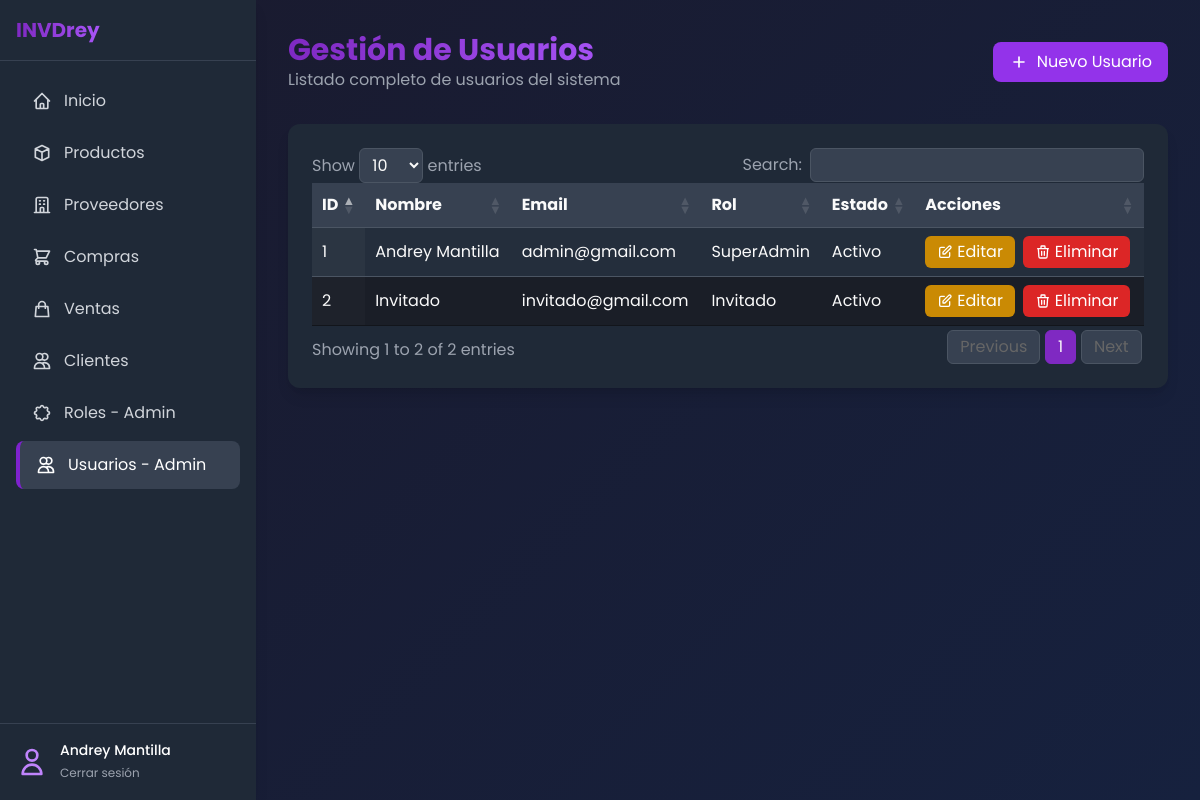
The page /Usuarios/usuarios_READ.php (signed in) on the database its author committed.
### tables this page shows
CREATE TABLE `usuarios` (
  `id` int(11) NOT NULL,
  `nombre` varchar(100) NOT NULL,
  `email` varchar(200) NOT NULL,
  `password` varchar(100) NOT NULL,
  `intentosLogin` int(11) NOT NULL DEFAULT 0,
  `id_rol` int(11) NOT NULL DEFAULT 6,
  `estado` tinyint(1) NOT NULL DEFAULT 1,
  `ultimo_intento` timestamp NULL DEFAULT NULL
);

CREATE TABLE `roles` (
  `id` int(11) NOT NULL,
  `nombre` varchar(110) NOT NULL,
  `descripcion` varchar(200) DEFAULT NULL,
  `estado` tinyint(4) NOT NULL DEFAULT 1
);

### Usuarios/usuarios_READ.php (the view, shortened to what this page needs)
<?php
include '../conexion.php';
$id_rol = $_SESSION['id_rol'];
if ($id_rol === 1){
    $sql = "SELECT usuarios.*, roles.nombre AS nombre_rol FROM usuarios
            JOIN roles ON usuarios.id_rol = roles.id
            WHERE usuarios.estado IN (1, 3)";
    $result = $conn->query($sql);
}
?>
<!DOCTYPE html>
<html lang="es" class="dark">
<head>
    <script src="https://cdn.tailwindcss.com"></script>
    <link rel="stylesheet" href="https://cdn.datatables.net/1.11.5/css/jquery.dataTables.min.css">
    <link rel="stylesheet" href="https://cdn.datatables.net/responsive/2.4.1/css/responsive.dataTables.min.css">
    <link rel="stylesheet" href="../styles/Styles.css">
    <link rel="stylesheet" href="../styles/Datatable.css">
    <link rel="stylesheet" href="../styles/Sidebar.css">
</head>
<body class="min-h-screen text-gray-100 bg-gray-900">
    <div class="flex h-screen">
        <div class="sidebar w-64 bg-gray-800 shadow-lg flex flex-col">
            <div class="p-4 border-b border-gray-700">
                <div class="flex items-center space-x-2">
                    <span class="text-xl font-bold gradient-text">INVDrey</span>
                </div>
            </div>
            <div class="flex-1 overflow-y-auto py-4">
                <nav class="space-y-1 px-4">
                    <a href="../inicio.php" class="sidebar-link flex items-center px-4 py-3 text-gray-300 hover:text-white hover:bg-gray-700 rounded-lg">
                        Inicio
                    </a>
                    <a href="../productos/productos_READ.php" class="sidebar-link flex items-center px-4 py-3 text-gray-300 hover:text-white hover:bg-gray-700 rounded-lg">
                        <svg xmlns="http://www.w3.org/2000/svg" class="h-5 w-5 mr-3" fill="none" viewBox="0 0 24 24" stroke="currentColor">
                            <path stroke-linecap="round" stroke-linejoin="round" stroke-width="2" d="M20 7l-8-4-8 4m16 0l-8 4m8-4v10l-8 4m0-10L4 7m8 4v10M4 7v10l8 4" />
                        </svg>
                        Productos
                    </a>
                    <a href="../proveedores/proveedores_READ.php" class="sidebar-link flex items-center px-4 py-3 text-gray-300 hover:text-white hover:bg-gray-700 rounded-lg">
                        Proveedores
                    </a>
                    <a href="../Compras/compras_READ.php" class="sidebar-link flex items-center px-4 py-3 text-gray-300 hover:text-white hover:bg-gray-700 rounded-lg">
                        Compras
                    </a>
                    <a href="../ventas/ventas_READ.php" class="sidebar-link flex items-center px-4 py-3 text-gray-300 hover:text-white hover:bg-gray-700 rounded-lg">
                        <svg xmlns="http://www.w3.org/2000/svg" class="h-5 w-5 mr-3" fill="none" viewBox="0 0 24 24" stroke="currentColor">
                            <path stroke-linecap="round" stroke-linejoin="round" stroke-width="2" d="M16 11V7a4 4 0 00-8 0v4M5 9h14l1 12H4L5 9z" />
                        </svg>
                        Ventas
                    </a>
                    <a href="../clientes/clientes_READ.php" class="sidebar-link flex items-center px-4 py-3 text-gray-300 hover:text-white hover:bg-gray-700 rounded-lg">
                        <svg xmlns="http://www.w3.org/2000/svg" class="h-5 w-5 mr-3" fill="none" viewBox="0 0 24 24" stroke="currentColor">
                            <path stroke-linecap="round" stroke-linejoin="round" stroke-width="2" d="M12 4.354a4 4 0 110 5.292M15 21H3v-1a6 6 0 0112 0v1zm0 0h6v-1a6 6 0 00-9-5.197M13 7a4 4 0 11-8 0 4 4 0 018 0z" />
                        </svg>
                        Clientes
                    </a>
                                        <?php if ($id_rol == 1 || $id_rol == 2): ?>
                        <a href="../roles/roles_READ.php" class="sidebar-link flex items-center px-4 py-3 text-gray-300 hover:text-white hover:bg-gray-700 rounded-lg">
                        Roles - Admin
                    </a>
                    <?php endif; ?>
                     <?php if ($id_rol == 1 || $id_rol == 2): ?>
                        <a href="../Usuarios/usuarios_READ.php" class="sidebar-link flex items-center px-4 py-3 text-white bg-gray-700 rounded-lg active-link">
                        <svg xmlns="http://www.w3.org/2000/svg" class="h-5 w-5 mr-3" fill="none" viewBox="0 0 24 24" stroke="currentColor">
                            <path stroke-linecap="round" stroke-linejoin="round" stroke-width="2" d="M12 4.354a4 4 0 110 5.292M15 21H3v-1a6 6 0 0112 0v1zm0 0h6v-1a6 6 0 00-9-5.197M13 7a4 4 0 11-8 0 4 4 0 018 0z" />
                        </svg>
                        Usuarios - Admin
                    </a>
                    <?php endif; ?>
                </nav>
            </div>
            <div class="p-4 border-t border-gray-700">
                <div class="flex items-center space-x-3">
                    <div class="flex-shrink-0">
                        <svg xmlns="http://www.w3.org/2000/svg" class="h-8 w-8 text-purple-400" fill="none" viewBox="0 0 24 24" stroke="currentColor">
                            <path stroke-linecap="round" stroke-linejoin="round" stroke-width="2" d="M16 7a4 4 0 11-8 0 4 4 0 018 0zM12 14a7 7 0 00-7 7h14a7 7 0 00-7-7z" />
                        </svg>
                    </div>
                    <div>
                        <p class="text-sm font-medium text-white"><?php echo $_SESSION['usuario']; ?></p>
                        <a href="../logout.php" class="text-xs text-gray-400 hover:text-purple-400">Cerrar sesión</a>
                    </div>
                </div>
            </div>
        </div>
                    <div class="flex-1 overflow-y-auto">
                        <div class="max-w-7xl mx-auto px-4 sm:px-6 lg:px-8 py-8">
                                <div class="flex flex-col sm:flex-row justify-between items-start sm:items-center mb-8 gap-4">
                            <div>
                                <h1 class="text-2xl sm:text-3xl font-bold gradient-text">Gestión de Usuarios</h1>
                                <p class="text-gray-400">Listado completo de usuarios del sistema</p>
                            </div>
                            <?php if ($id_rol == 1 || $id_rol == 2): ?>
                            <a href="usuarios_CREATE.php" class="btn-action flex items-center px-4 py-2 bg-purple-600 text-white rounded-lg hover:bg-purple-700 w-full sm:w-auto justify-center">
                                <svg xmlns="http://www.w3.org/2000/svg" class="h-5 w-5 sm:mr-2" fill="none" viewBox="0 0 24 24" stroke="currentColor">
                                    <path stroke-linecap="round" stroke-linejoin="round" stroke-width="2" d="M12 6v6m0 0v6m0-6h6m-6 0H6" />
                                </svg>
                                <span class="hidden sm:inline">Nuevo Usuario</span>
                            </a>
                            <?php endif; ?>
                        </div>
                        <div class="bg-gray-800 rounded-xl shadow-lg overflow-hidden">
                            <div class="p-4 sm:p-6">
                                <table id="usuariosTable" class="w-full display responsive nowrap" style="width:100%">
                                    <thead class="bg-gray-700">
                                        <tr>
                                            <th>ID</th>
                                            <th>Nombre</th>
                                            <th>Email</th>
                                            <th>Rol</th>
                                            <th>Estado</th>
                                            <?php if ($id_rol == 1 || $id_rol == 2): ?>
                                            <th data-priority="1">Acciones</th>
                                            <?php endif; ?>
                                        </tr>
                                    </thead>
                                    <tbody>
                                        <?php while ($row = $result->fetch_assoc()): ?>
                                        <tr>
                                            <td><?php echo $row['id'] ?></td>
                                            <td><?php echo $row['nombre'] ?></td>
                                            <td><?php echo $row['email'] ?></td>
                                            <td><?php echo $row['nombre_rol'] ?></td>
                                            <td><?php echo $row['estado'] == 1 ? 'Activo' : 'Bloqueado'; ?></td>
                                            <?php if ($id_rol == 1 || $id_rol == 2): ?>
                                            <td>
                                                <div class="flex flex-wrap gap-2">
                                                    <?php if ($row['estado'] == 1): ?>
                                                        <a href="usuarios_UPDATE.php?id=<?php echo $row['id']; ?>"
                                                        class="btn-action flex items-center px-3 py-1 bg-yellow-600 text-white rounded-md hover:bg-yellow-700 relative"
                                                        data-tooltip="Editar">
                                                            <svg xmlns="http://www.w3.org/2000/svg" class="h-4 w-4 sm:mr-1" fill="none" viewBox="0 0 24 24" stroke="currentColor">
                                                                <path stroke-linecap="round" stroke-linejoin="round" stroke-width="2" d="M11 5H6a2 2 0 00-2 2v11a2 2 0 002 2h11a2 2 0 002-2v-5m-1.414-9.414a2 2 0 112.828 2.828L11.828 15H9v-2.828l8.586-8.586z" />
                                                            </svg>
                                                            <span class="hidden sm:inline">Editar</span>
                                                        </a>
                                                        <a href="#"
                                                            class="btn-action flex items-center px-3 py-1 bg-red-600 text-white rounded-md hover:bg-red-700 relative"
                                                            data-tooltip="Eliminar"
                                                            onclick="confirmDelete(<?php echo $row['id']; ?>)">
                                                            <span class="hidden sm:inline">Eliminar</span>
                                                        </a>
                                                    <?php endif; ?>
                                                </div>
                                            </td>
                                            <?php endif; ?>
                                        </tr>
                                        <?php endwhile; ?>
                                    </tbody>
                            </table>
                        </div>
                    </div>
               </div>
        </div>
</div>
</body>
</html>

### styles/Styles.css (style rules this page uses)
body { font-family: 'Poppins', sans-serif; background: linear-gradient(135deg, #1a1a2e 0%, #16213e 100%); }
.gradient-text { background: linear-gradient(90deg, #7f29c2 0%, #a855f7 100%); -webkit-background-clip: text; background-clip: text; color: transparent; }
.btn-action { transition: all 0.2s ease; }

### styles/Datatable.css (style rules this page uses)
.dataTables_wrapper .dataTable { width: 100% !important; background-color: #1F2937 !important; color: #FAFAFA !important; border-collapse: collapse !important; }
.dataTables_wrapper .dataTable td, .dataTables_wrapper .dataTable th { background-color: transparent !important; color: #FAFAFA !important; border-color: #4B5563 !important; }
.dataTables_wrapper .dataTable tbody tr.odd td { background-color: #1F2937 !important; }
.dataTables_wrapper .dataTable tbody tr.even td { background-color: #1A1E27 !important; }

### styles/Sidebar.css (style rules this page uses)
.sidebar { transition: all 0.3s ease; }
.sidebar-link { transition: all 0.2s ease; }
.active-link { background-color: #4B5563; border-left: 4px solid #7e22ce; }

### rows shown on the page
usuarios: id "1", nombre "Andrey Mantilla", email "admin@gmail.com", id_rol.nombre "SuperAdmin", estado "Activo"
usuarios: id "2", nombre "Invitado", email "invitado@gmail.com", id_rol.nombre "Invitado", estado "Activo"

### other values the page prints
$_SESSION['usuario'] "Andrey Mantilla"
